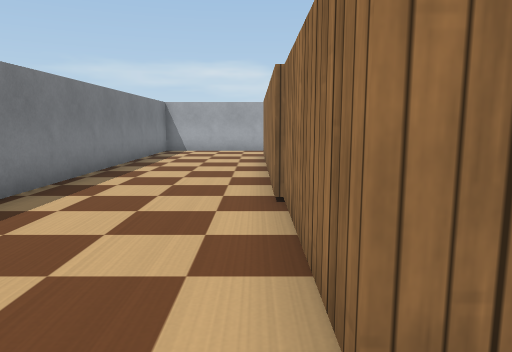
view 1 (above)

16 first-person views from a walk through a Webots world. The camera is 0.54 m above the floor, tilts 8° down and sees 70° across. The floor is counted in squares, 0.5 m on a side. Each view is taken from the middle of a square. On the plan, view 1 faces up. The plan holds only what a view shows up to about 14 squares ahead; the rest is blank. The robots in the file are not drawn. Simple shapes and patterns stand in for the simulator's stock objects.

view 2
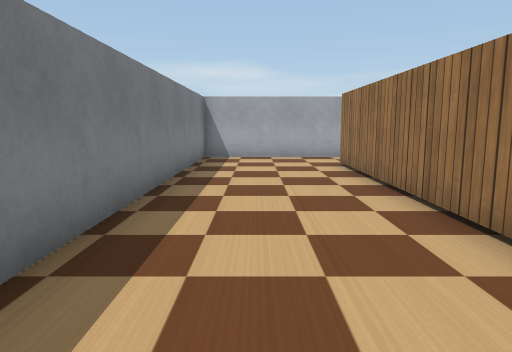

view 3
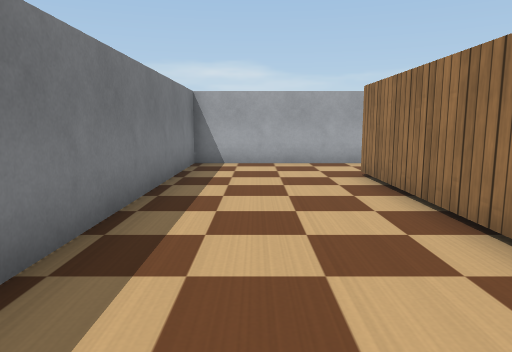

view 4
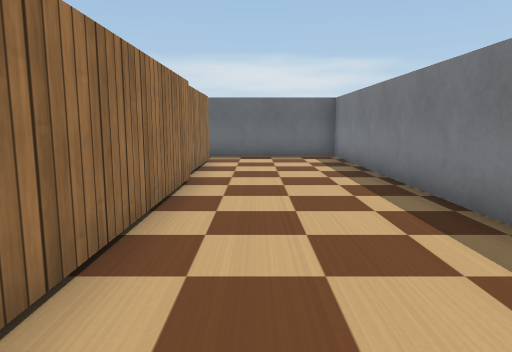

view 5
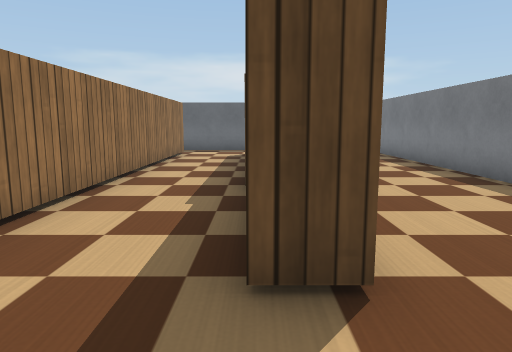

view 6
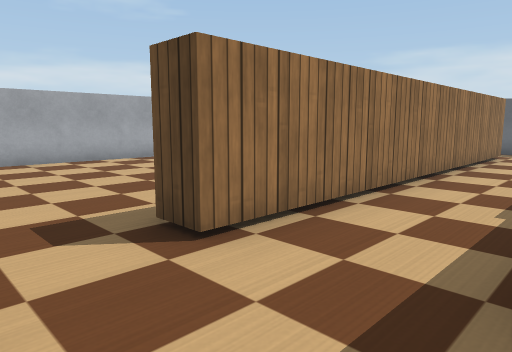

view 7
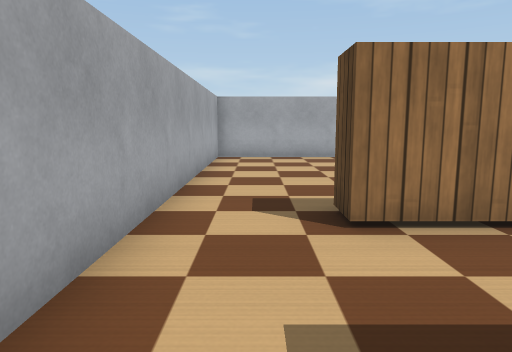

view 8
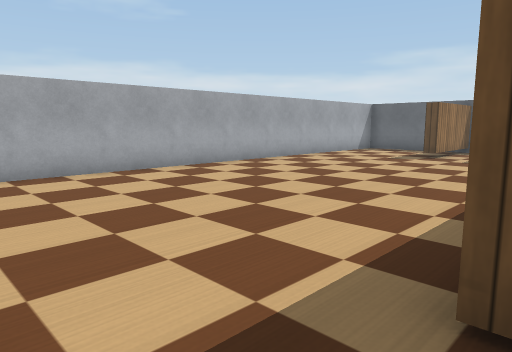

view 9
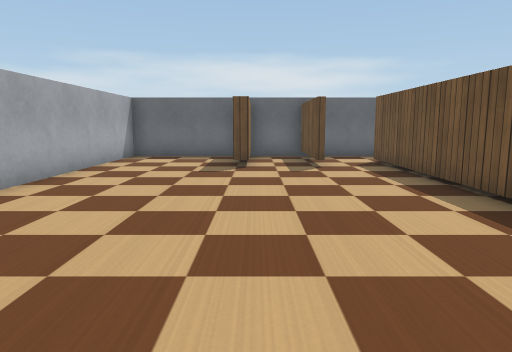

view 10
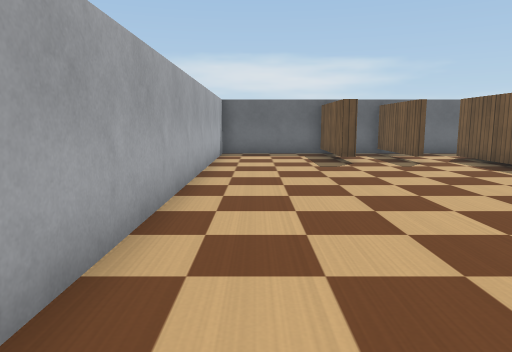

view 11
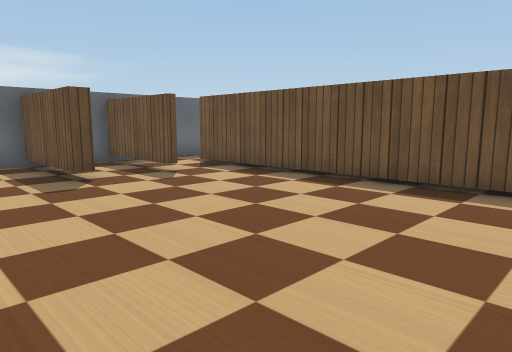

view 12
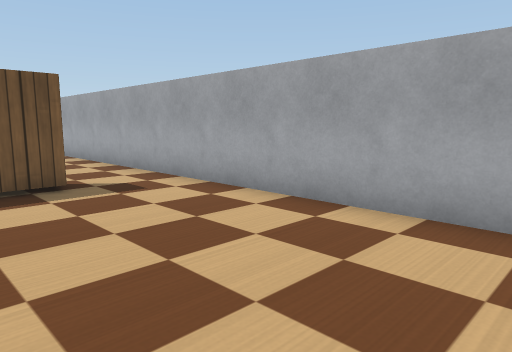

view 13
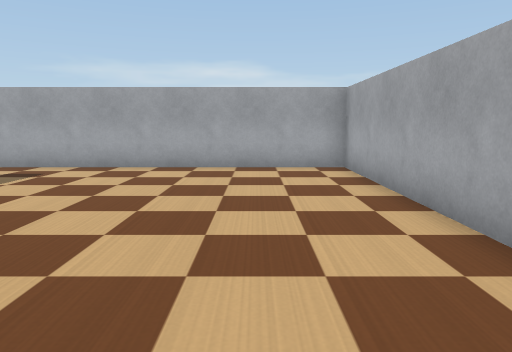

view 14
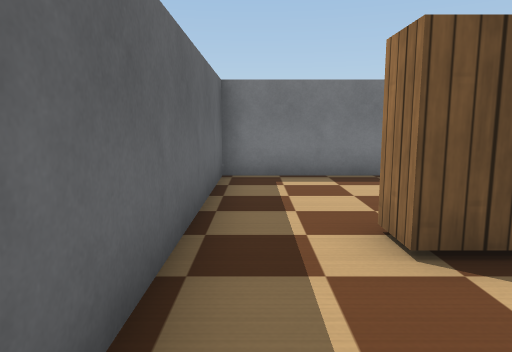

view 15
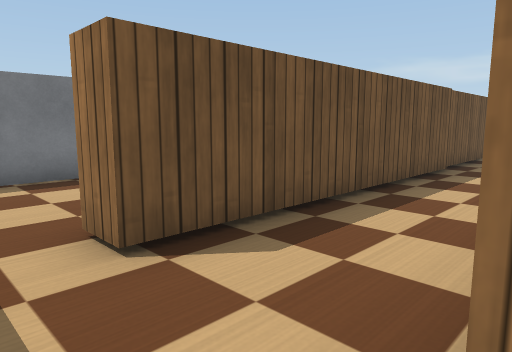

view 16
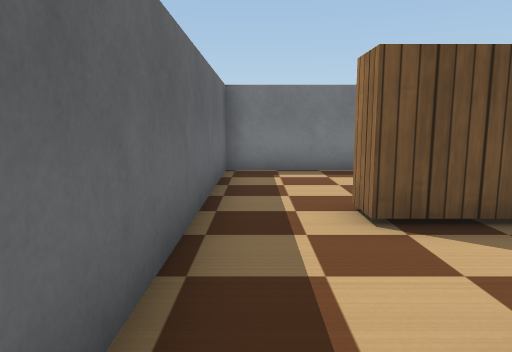

### Floor plan
Ten units are one square. View 1 is at (0, 0); x grows to the right and y downward. Boxes are objects, and circles mark ways between rooms. Rooms are numbered by the first view taken in them; rooms with no view inside come last. Other rooms are left out.
<svg viewBox="-42 -158 170 171">
<path fill="none" stroke="#000" d="M12 -91 12 -12 3 -12 3 -128 12 -128 12 -94M37 -11 37 -130M36 -153 -37 -153 -37 7 35 7M45 -90 45 -11M64 -26 64 8M37 -130 45 -130 45 -120M82 8 82 -27 86 -27 86 8M60 7 123 7 123 -153 36 -153M35 7 60 7"/>
<circle cx="40" cy="-145" r="3" fill="#2a7"/>
<circle cx="40" cy="-5" r="3" fill="#2a7"/>
<circle cx="50" cy="-20" r="3" fill="#2a7"/>
<text x="0" y="-80">1</text>
<text x="90" y="-80">2</text>
<text x="40" y="-10">3</text>
</svg>
Room 1 opens to room 2. Room 1 opens to room 3. Room 2 opens to room 3.

Where each view was taken, in squares from view 1:
view 1: 0 up, 0 right, facing up
view 2: 3 up, 2 left, facing up
view 3: 5 up, 2 left, facing up
view 4: 12 up, 1 left, facing down
view 5: 15 up, 1 right, facing down
view 6: 15 up, 1 right, facing down-right
view 7: 14 up, 0 right, facing right
view 8: 15 up, 4 right, facing down-right
view 9: 12 up, 8 right, facing down
view 10: 13 up, 11 right, facing down
view 11: 10 up, 11 right, facing down-left
view 12: 11 up, 11 right, facing up-left
view 13: 6 up, 10 right, facing up
view 14: 0 up, 4 right, facing left
view 15: 0 up, 4 right, facing up-left
view 16: 0 up, 5 right, facing left
